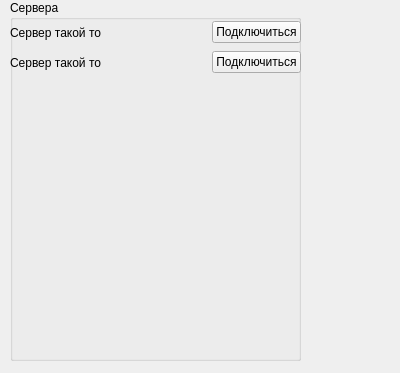
<?xml version="1.0" encoding="UTF-8"?>
<ui version="4.0">
 <class>Form</class>
 <widget class="QWidget" name="Form">
  <property name="geometry">
   <rect>
    <x>0</x>
    <y>0</y>
    <width>400</width>
    <height>373</height>
   </rect>
  </property>
  <property name="windowTitle">
   <string>Form</string>
  </property>
  <widget class="QGroupBox" name="groupBoxServers">
   <property name="geometry">
    <rect>
     <x>10</x>
     <y>0</y>
     <width>291</width>
     <height>361</height>
    </rect>
   </property>
   <property name="title">
    <string>Сервера</string>
   </property>
   <widget class="QWidget" name="horizontalLayoutWidget">
    <property name="geometry">
     <rect>
      <x>0</x>
      <y>20</y>
      <width>291</width>
      <height>25</height>
     </rect>
    </property>
    <layout class="QHBoxLayout" name="horizontalLayout" stretch="2,0">
     <item>
      <widget class="QLabel" name="label">
       <property name="text">
        <string>Сервер такой то</string>
       </property>
      </widget>
     </item>
     <item>
      <widget class="QPushButton" name="pushButton">
       <property name="mouseTracking">
        <bool>false</bool>
       </property>
       <property name="text">
        <string>Подключиться</string>
       </property>
       <property name="checkable">
        <bool>false</bool>
       </property>
      </widget>
     </item>
    </layout>
   </widget>
   <widget class="QWidget" name="horizontalLayoutWidget_2">
    <property name="geometry">
     <rect>
      <x>0</x>
      <y>50</y>
      <width>291</width>
      <height>25</height>
     </rect>
    </property>
    <layout class="QHBoxLayout" name="horizontalLayout_2" stretch="2,0">
     <item>
      <widget class="QLabel" name="label_2">
       <property name="text">
        <string>Сервер такой то</string>
       </property>
      </widget>
     </item>
     <item>
      <widget class="QPushButton" name="pushButton_2">
       <property name="mouseTracking">
        <bool>false</bool>
       </property>
       <property name="text">
        <string>Подключиться</string>
       </property>
       <property name="checkable">
        <bool>false</bool>
       </property>
      </widget>
     </item>
    </layout>
   </widget>
  </widget>
 </widget>
 <resources/>
 <connections/>
</ui>
